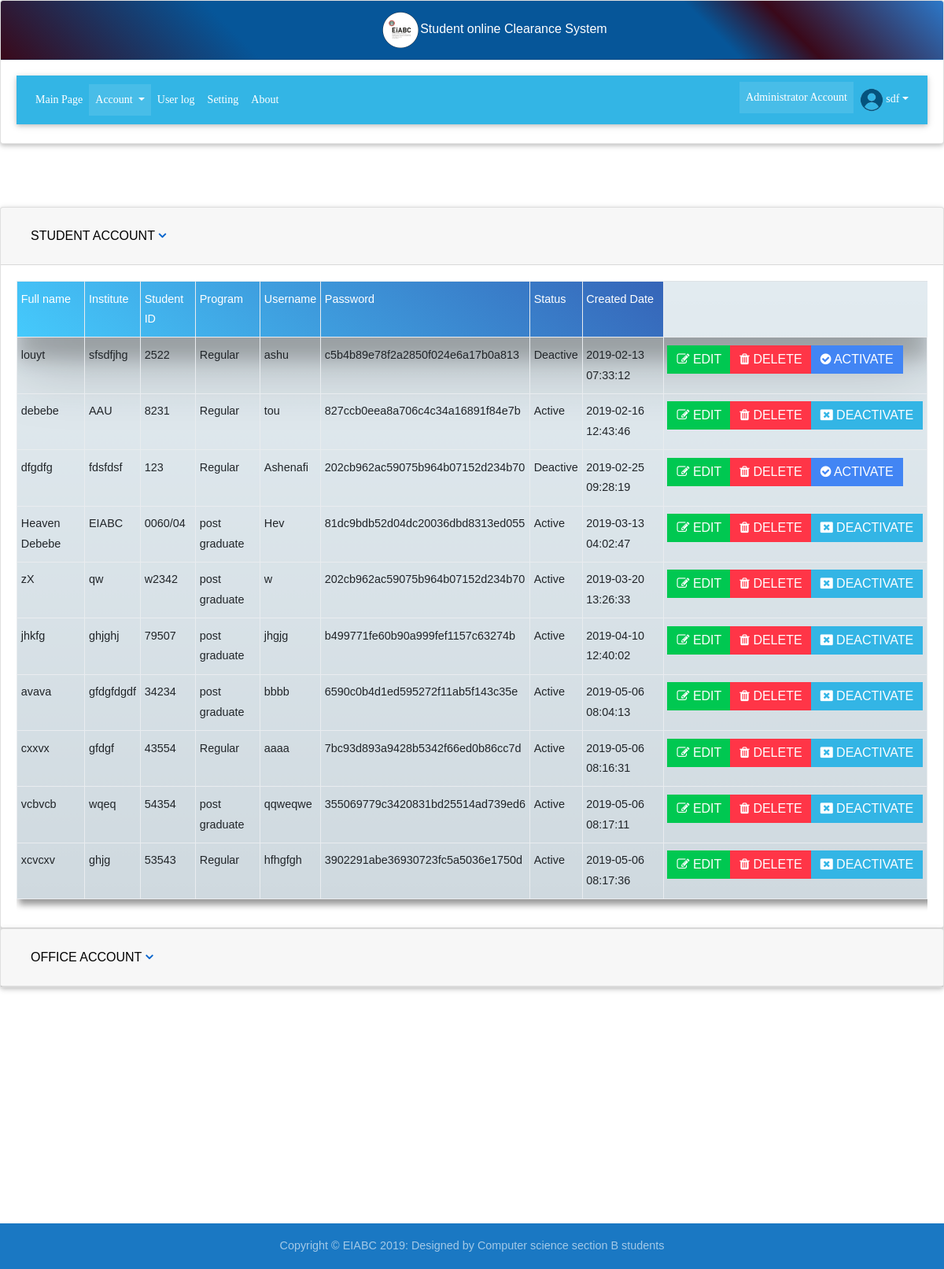
The app's page /EditAccount.php (signed in) with its own data.
### tables this page shows
CREATE TABLE IF NOT EXISTS `user` (
  `UserId` int(11) NOT NULL AUTO_INCREMENT,
  `Full_name` varchar(200) DEFAULT NULL,
  `Institute` varchar(200) DEFAULT NULL,
  `Student_ID` varchar(50) DEFAULT NULL,
  `Program` varchar(200) DEFAULT NULL,
  `username` varchar(200) DEFAULT NULL,
  `password` varchar(200) DEFAULT NULL,
  `Office` int(11) DEFAULT NULL,
  `privilege` varchar(50) NOT NULL,
  `Active_status` varchar(50) NOT NULL,
  `Date` timestamp NOT NULL DEFAULT CURRENT_TIMESTAMP,
  PRIMARY KEY (`UserId`),
  UNIQUE KEY `username` (`username`)
);

### EditAccount.php (the view, shortened to what this page needs)
<?php
  $user_name = $_SESSION['user_name'];
$hostname = "localhost";
$username = "root";
$password = "";
$databaseName = "online_clearance_system";
$connect = mysqli_connect($hostname, $username, $password, $databaseName);
$query = "SELECT * FROM `user` where privilege='Student'";
$result1 = mysqli_query($connect, $query);
  ?>
<!DOCTYPE html>
<html>
    <head>
    <link rel="stylesheet" type="text/css" href="fonts/font-awesome-4.7.0/css/font-awesome.min.css">
 <link href="css/bootstrap.min.css" rel="stylesheet">
  <link href="css/mdb.min.css" rel="stylesheet">
       <link href="css/mdb.min.css" rel="stylesheet">
  <link href="css/style_2.css" rel="stylesheet">
	 <link rel="stylesheet" type="text/css" href="vendor/bootstrap/css/bootstrap.min.css">
	<link rel="stylesheet" type="text/css" href="fonts/font-awesome-4.7.0/css/font-awesome.min.css">
	<link rel="stylesheet" type="text/css" href="vendor/animate/animate.css">
	<link rel="stylesheet" type="text/css" href="vendor/css-hamburgers/hamburgers.min.css">
	<link rel="stylesheet" type="text/css" href="vendor/select2/select2.min.css">
	<link rel="stylesheet" type="text/css" href="css/util.css">
	<link rel="stylesheet" type="text/css" href="css/main.css">
       <link rel="stylesheet" href="css/style_1.css">
    </head>
    <body onload="hideCol();hideCol2();">
          <div class="card">
  <div class="card-header" id="header">
      <div style="margin-left: 40%;"> <img src="images/logo.png" width="50" height="50" alt="logo"/>Student online Clearance System</div>
  </div>
  <div class="card-body">
        <nav class="mb-1 navbar navbar-expand-lg navbar-dark info-color">
  <div class="collapse navbar-collapse" id="navbarSupportedContent">
    <ul class="navbar-nav mr-auto">
      <li class="nav-item">
          <a class="nav-link" href="Home.php">Main Page</a>
      </li>
      <li class="nav-item dropdown active">
        <a class="nav-link dropdown-toggle" href="#" id="navbarDropdown1" role="button" data-toggle="dropdown" aria-haspopup="true" aria-expanded="false">
        Account
        </a>
      </li>
       <li class="nav-item">
           <a class="nav-link" href="UserLog.php">User log</a>
      </li>
       <li class="nav-item">
           <a class="nav-link" href="ChangePassword.php">Setting</a>
      </li>
         <li class="nav-item">
             <a class="nav-link" href="About.php">About</a>
      </li>
    </ul>
     <ul class="navbar-nav ml-auto">
       <li class="nav-item active">
        <a class="nav-link" href="#">
         Administrator Account
        </a>
      </li>
      <li class="nav-item dropdown">
        <a class="nav-link dropdown-toggle" id="navbarDropdownMenuLink-4" data-toggle="dropdown" aria-haspopup="true"
          aria-expanded="false">
            <img src="img/user.png" width="30" height="30" alt="user"/>
            <?php echo ' '?><?php echo $user_name;?></a>
      </li>
    </ul>
  </div>
</nav>
  </div>
          </div>
         <section id="section-services" class="section pad-bot30 bg-white">
        <div class="accordion" id="accordionExample">
  <div class="card">
    <div class="card-header" id="headingOne">
      <h2 class="mb-0">
        <button class="btn btn-link" type="button" data-toggle="collapse" data-target="#collapseOne" aria-expanded="true" aria-controls="collapseOne">
          Student Account
          <i class="fa fa-angle-down rotate-icon" style="font-weight: bold; color: #0062cc; "></i>
        </button>
      </h2>
    </div>
    <div id="collapseOne" class="collapse show" aria-labelledby="headingOne" data-parent="#accordionExample">
      <div class="card-body">
       <div class="table-responsive">
      <table class="table  table-bordered table-sm heavy-rain-gradient" id="student">
      <tr style="color: #ffffff" class="blue-gradient z-depth-5">
      <th scope="col" style="width: auto;">Full name</th>
      <th scope="col" style="width: auto;">Institute</th>
      <th scope="col" style="width: auto;">Student ID</th>
      <th scope="col" style="width: auto;">Program</th>
      <th scope="col" style="width: auto;">Username</th>
      <th scope="col" style="width: auto;">Password</th>
      <th scope="col"style="width: auto;">Status</th>
      <th scope="col" style="width: auto;">Created Date</th>
    </tr>
       <?php while($row1 = mysqli_fetch_array($result1)):;?>
    <tr class="hoverable">
      <td style="width: auto;"><?php echo $row1[1];?></td>
      <td style="width: auto;"><?php echo $row1[2];?></td>
      <td style="width: auto;"><?php echo $row1[3];?></td>
      <td style="width: auto;"><?php echo $row1[4];?></td>
      <td style="width: auto;"><?php echo $row1[5];?></td>
      <td style="width: auto;"><?php echo $row1[6];?></td>
      <td style="width: auto;"><?php echo $row1[9];?></td>
      <td style="width: auto;"><?php echo $row1[10];?></td>
      <td style="width: auto;" >
        <div class="btn-group" role="group" aria-label="Basic example">
  <button type="button" class="btn btn-success btn-rounded" data-toggle="modal" data-target="#exampleModalCenter" id="editbt"> <i class="fa fa-edit"></i> Edit</button>
  <button  class="btn btn-danger btn-rounded" form="delete"><i class="fa fa-trash"></i> Delete</button>
      <?php if($row1[9]=="Active"):;?>
  <button  class="btn btn-info btn-rounded" form="deactive"><i class="fa fa-window-close"></i> Deactivate</button>
  <?php elseif ($row1[9]=="Deactive"):;?>
  <button  class="btn btn-primary btn-rounded" form="active"><i class="fa fa-check-circle"></i> Activate</button>
     <?php endif;?>
          </div>
      </td>
    </tr>
      <?php endwhile;?>
</table>
       </div>
      </div>
    </div>
  </div>
  <div class="card">
    <div class="card-header" id="headingTwo">
      <h2 class="mb-0">
        <button class="btn btn-link collapsed" type="button" data-toggle="collapse" data-target="#collapseTwo" aria-expanded="false" aria-controls="collapseTwo">
          Office Account
          <i class="fa fa-angle-down rotate-icon" style="font-weight: bold; color: #0062cc; "></i>
        </button>
      </h2>
    </div>
  </div>
</div>
                </section>
  <footer class="page-footer font-small blue" style="margin-top: 20%; width: 100%">
  <div class="footer-copyright text-center py-3">Copyright &copy; EIABC 2019:
    Designed by Computer science section B students
  </div>
</footer>
    </body>
</html>

### css/main.css (style rules this page uses)
* { margin: 0px; padding: 0px; box-sizing: border-box; }
body, html { height: 100%; font-family: Poppins-Regular, sans-serif; }
a { font-family: Poppins-Regular; font-size: 14px; line-height: 1.7; color: #666666; margin: 0px; transition: all 0.4s; -webkit-transition: all 0.4s; -o-transition: all 0.4s; -moz-transition: all 0.4s; }
h1,h2,h3,h4,h5,h6 { margin: 0px; }
ul, li { margin: 0px; list-style-type: none; }
button { outline: none !important; border: none; background: transparent; }

### css/style_1.css (style rules this page uses)
body { font-size: 16px; line-height: 1.6em; font-weight: 300; text-shadow: none; }
article,aside,details,figcaption,figure,footer,header,hgroup,menu,nav,section { display: block; }
.pad-bot30 { padding-bottom: 30px; }
section.section { margin:0; padding: 80px 0 60px 0; }
.bg-white { background-color: #fff; }
.btn { border: 0; }

### css/overwrite.css (style rules this page uses)
.table-bordered { -webkit-border-radius: 0 0 0 0; -moz-border-radius: 0 0 0 0; border-radius: 0 0 0 0; }
.btn { text-shadow: none; background-image:none; border-color: none; border-bottom-color: none; -webkit-box-shadow: none; -moz-box-shadow: none; box-shadow: none; }
.btn { outline:0; -webkit-border-radius: 0; -moz-border-radius: 0; border-radius: 0; }

### EditAccount.php (style rules this page uses)
table { -webkit-box-shadow: 5px 5px 8px 2px rgba(0,0,0,0.4) ; box-shadow: 5px 5px 8px 2px rgba(0,0,0,0.4) ; }
#header { background: -webkit-linear-gradient(45deg, rgba(58,9,26,1) 0, rgba(6,86,153,1) 26%, rgba(6,86,153,1) 74%, rgba(58,9,26,1) 82%, rgba(44,120,201,1) 100%); background: -moz-linear-gradient(45deg, rgba(58,9,26,1) 0, rgba(6,86,153,1) 26%, rgba(6,86,153,1) 74%, rgba(58,9,26,1) 82%, rgba(44,120,201,1) 100%); background: linear-gradient(45deg, rgba(58,9,26,1) 0, rgba(6,86,153,1) 26%, rgba(6,86,153,1) 74%, rgba(58,9,26,1) 82%, rgba(44,120,201,1) 100%); background-position: 50% 50%; -webkit-background-origin: padding-box; background-origin: padding-box; -webkit-background-clip: border-box; background-clip: border-box; -webkit-background-size: auto auto; background-size: auto auto; color:white; }

### records on screen
user: Full_name "louyt", Institute "sfsdfjhg", Student_ID "2522", Program "Regular", username "ashu", password "c5b4b89e78f2a2850f024e6a17b0a813", Active_status "Deactive", Date "2019-02-13 07:33:12", shows "ACTIVATE"
user: Full_name "debebe", Institute "AAU", Student_ID "8231", Program "Regular", username "tou", password "827ccb0eea8a706c4c34a16891f84e7b", Active_status "Active", Date "2019-02-16 12:43:46", shows "DEACTIVATE"
user: Full_name "dfgdfg", Institute "fdsfdsf", Student_ID "123", Program "Regular", username "Ashenafi", password "202cb962ac59075b964b07152d234b70", Active_status "Deactive", Date "2019-02-25 09:28:19", shows "ACTIVATE"
user: Full_name "Heaven Debebe", Institute "EIABC", Student_ID "0060/04", Program "post graduate", username "Hev", password "81dc9bdb52d04dc20036dbd8313ed055", Active_status "Active", Date "2019-03-13 04:02:47", shows "DEACTIVATE"
user: Full_name "zX", Institute "qw", Student_ID "w2342", Program "post graduate", username "w", password "202cb962ac59075b964b07152d234b70", Active_status "Active", Date "2019-03-20 13:26:33", shows "DEACTIVATE"
user: Full_name "jhkfg", Institute "ghjghj", Student_ID "79507", Program "post graduate", username "jhgjg", password "b499771fe60b90a999fef1157c63274b", Active_status "Active", Date "2019-04-10 12:40:02", shows "DEACTIVATE"
user: Full_name "avava", Institute "gfdgfdgdf", Student_ID "34234", Program "post graduate", username "bbbb", password "6590c0b4d1ed595272f11ab5f143c35e", Active_status "Active", Date "2019-05-06 08:04:13", shows "DEACTIVATE"
user: Full_name "cxxvx", Institute "gfdgf", Student_ID "43554", Program "Regular", username "aaaa", password "7bc93d893a9428b5342f66ed0b86cc7d", Active_status "Active", Date "2019-05-06 08:16:31", shows "DEACTIVATE"
user: Full_name "vcbvcb", Institute "wqeq", Student_ID "54354", Program "post graduate", username "qqweqwe", password "355069779c3420831bd25514ad739ed6", Active_status "Active", Date "2019-05-06 08:17:11", shows "DEACTIVATE"
user: Full_name "xcvcxv", Institute "ghjg", Student_ID "53543", Program "Regular", username "hfhgfgh", password "3902291abe36930723fc5a5036e1750d", Active_status "Active", Date "2019-05-06 08:17:36", shows "DEACTIVATE"

### other values on screen
$user_name "sdf"
